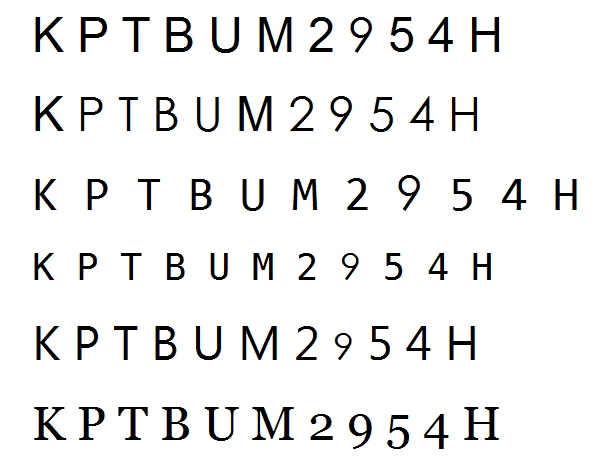
%> input picture car_plate_rec/ALPR/sample.bmp, 613 x 465 px
$ octave --eval "result = edu_imgpreprocess6(imread('sample.bmp'));"   (GNU Octave 9; MATLAB toolbox functions it lacks are replaced by stand-ins)
%> lines starting %> are read from the running program, lines starting %| are printed output that depends on the picture; in (x1, y1, x2, y2) boxes, pixels count from 0 and x2, y2 are one past the last pixel; in counts of white or black regions, pixels touching at a corner belong together; the program's own positions count from 1
function img = edu_imgpreprocess6(I)

Igray = rgb2gray(I);
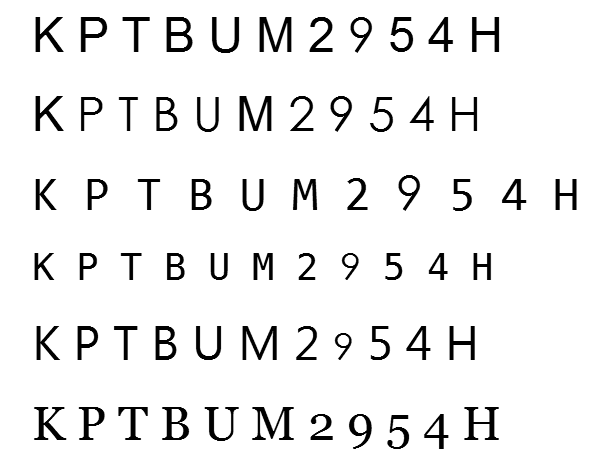
%> Igray: size 465x613 uint8; min 0, max 255, mean 238

Ibw = im2bw(Igray,graythresh(Igray));
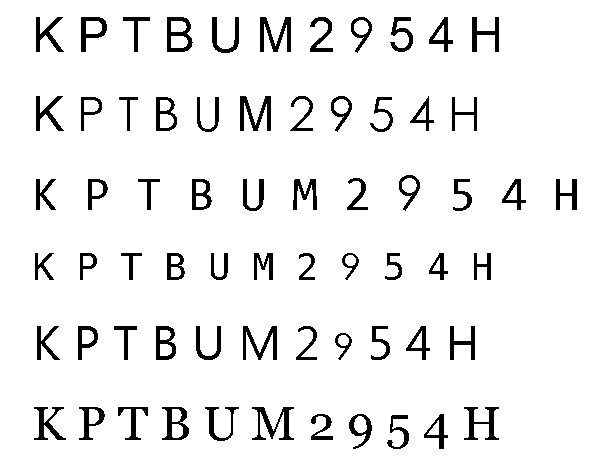
%> Ibw: size 465x613 logical; 93.3% white; 66 black regions, largest, box (x1, y1, x2, y2) and area: (260, 17, 291, 52) 525, (240, 96, 271, 131) 525, (252, 407, 294, 440) 522

Iedge = edge(uint8(Ibw));
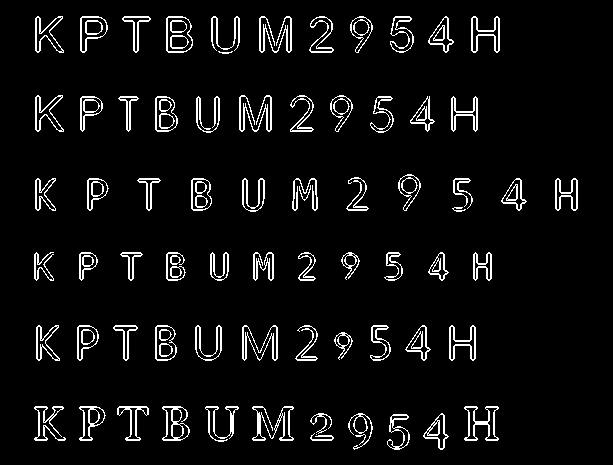
%> Iedge: size 465x613 logical; 5.8% white in thin lines or dots, all inside (x1, y1, x2, y2) = (34, 16, 578, 450)

se = strel('square',3);

Iedge2 = imdilate(Iedge, se);
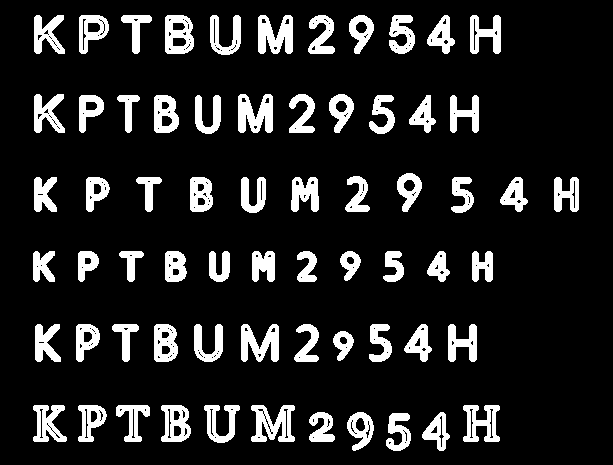
%> Iedge2: size 465x613 logical; 13.4% white; 66 white regions, largest, box (x1, y1, x2, y2) and area: (251, 405, 295, 442) 994, (258, 15, 293, 54) 979, (238, 94, 273, 133) 979

Ifill= imfill(Iedge2,'holes');
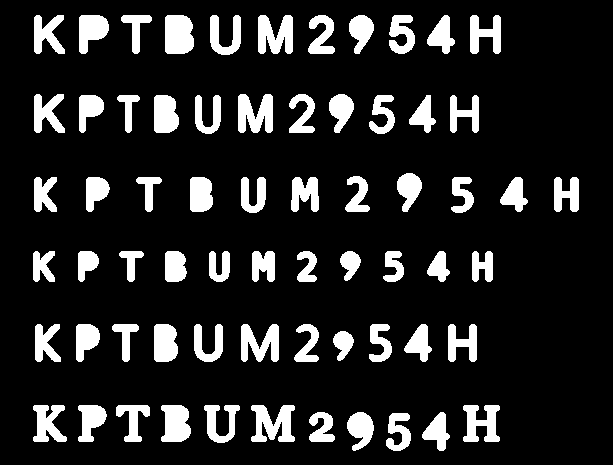
%> Ifill: size 465x613 logical; 14.5% white; 66 white regions

[Ilabel num] = bwlabel(Ifill);
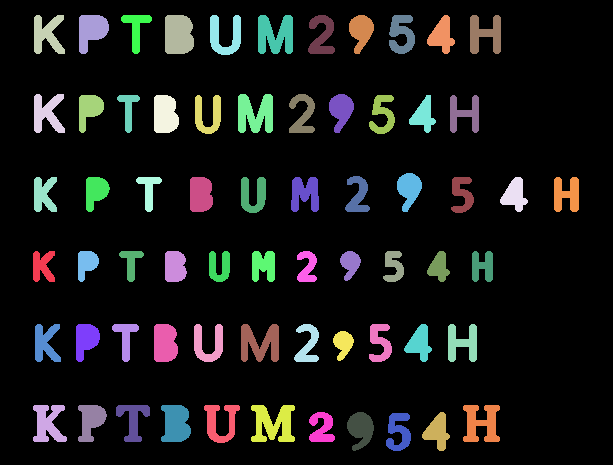
%> Ilabel: size 465x613 double; 67 distinct labels, from 0 to 66; one colour per label, 0 black
%> num = 66
num
%> num = 66
Iprops = regionprops(Ilabel);
%> Iprops = 66 regions; largest, box (x1, y1, x2, y2), Area and Centroid: (251, 405, 295, 442) 1069 [273.9 424.6], (165, 15, 194, 54) 1031 [179 35.3], (238, 94, 273, 133) 1015 [256 114.7], (258, 15, 293, 54) 1015 [276 35.7], (241, 324, 279, 362) 948 [260.7 344]

Ibox = [Iprops.BoundingBox];
%> Ibox = 264 values, max 554.5 at index 261, min 15.5 at index 10, mean 133
%Ibox = reshape(Ibox,[4 50]);
Ibox = reshape(Ibox,[4 66]);
%> Ibox = 66 columns, first 8: [33.5 33.5 34.5 34.5 34.5 35.5 76.5 78.5; 251.5 405.5 15.5 94.5 177.5 324.5 324.5 251.5; 22 34 31 31 23 26 24 21; 31 37 39 39 35 38 38 31]

Ic = [Iprops.Centroid];
%> Ic = 132 values, max 567.2 at index 131, min 29.19 at index 34, mean 249.6
%Ic = reshape(Ic,[2 50]);
Ic = reshape(Ic,[2 66]);
%> Ic = 66 columns, first 8: [43.19 48.56 47.68 47.68 44.3 46.07 86.43 87.13; 266.8 424.2 34.85 113.8 195 343.7 340.1 264]
Ic = Ic';
%> Ic = 66 rows, first 12: [43.19 266.8; 48.56 424.2; 47.68 34.85; 47.68 113.8; 44.3 195; 46.07 343.7; 86.43 340.1; 87.13 264; 91.54 421.2; 92 30.86; 89.65 109.8; 96.2 191.9]
Ic(:,3) = (mean(Ic.^2,2)).^(1/2);
%Ic(:,4) = 1:50;
Ic(:,4) = 1:66;

% Extra lines compare to example2 to extract all the components into an
% cell array
Ic2 = sortrows(Ic,2);
%> Ic2 = 66 rows, first 8: [136.7 29.19 98.87 17; 92 30.86 68.61 10; 361.7 31.69 256.7 47; 402.2 34.53 285.4 52; 485.7 34.78 344.3 63; 47.68 34.85 41.76 3; 179 35.26 129 22; 276 35.71 196.8 35]

%for cnt = 1:5
for cnt = 1:6
    Ic2((cnt-1)*11+1:cnt*11,:) = sortrows(Ic2((cnt-1)*11+1:cnt*11,:),4);
end
%> after the loop, Ic2 = 66 rows, first 8: [47.68 34.85 41.76 3; 92 30.86 68.61 10; 136.7 29.19 98.87 17; 179 35.26 129 22; 225.8 36.45 161.7 29; 276 35.71 196.8 35; 322.4 36.2 229.4 40; 361.7 31.69 256.7 47]

Ic3 = Ic2(:,1:2);
%> Ic3 = 66 rows, first 12: [47.68 34.85; 92 30.86; 136.7 29.19; 179 35.26; 225.8 36.45; 276 35.71; 322.4 36.2; 361.7 31.69; 402.2 34.53; 442.5 36.07; 485.7 34.78; 47.68 113.8]
ind = Ic2(:,4);
%> ind = 66 values, max 66 at index 33, min 1 at index 34, mean 33.5

%for cnt = 1:50
for cnt = 1:66
    img{cnt} = imcrop(Ibw,Ibox(:,ind(cnt)));
end
%> after the loop, img = 66 items
